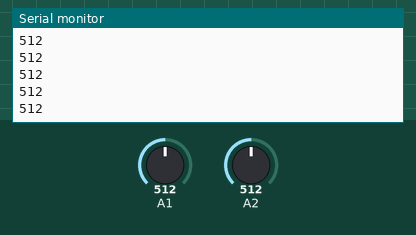
Simulated run of this sketch. Board: Arduino Uno, built with avr-gcc and run on an emulated ATmega328P. On the bench: the last lines printed to the serial monitor. The inputs (shaded band) are chosen by the test bench; at power-on: A1 = 512, A2 = 512.

Above: at 1.3 s.
1.4 s: A1 set to 716
At 1.81 s:
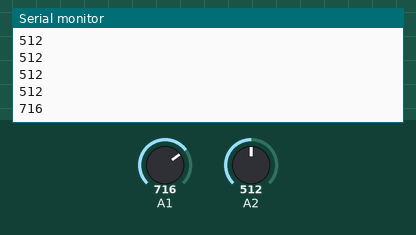
2.9 s: A2 set to 306
At 3.31 s:
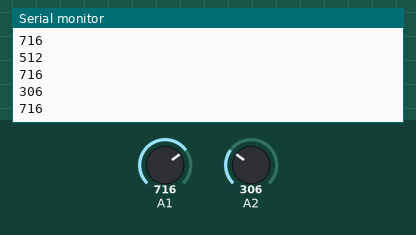
4.4 s: A1 set to 900
At 4.81 s:
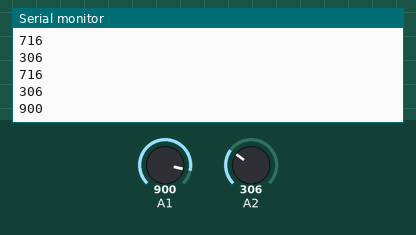
5.9 s: A2 set to 122
At 6.32 s:
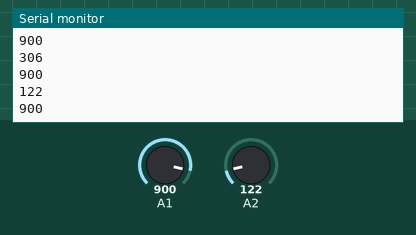
Timing chart, 0 to 8.4 s (numbered marks = the images above; inputs shaded):
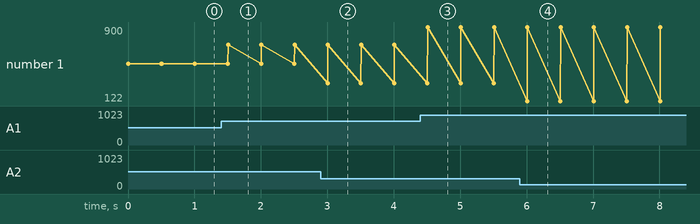

Measured:
- after the input at 1.4 s, the serial monitor: prints a new line after 0.11 s (image 1)
- after the input at 2.9 s, the serial monitor: prints a new line after 0.10 s (image 2)
- after the input at 4.4 s, the serial monitor: prints a new line after 0.11 s (image 3)
- after the input at 5.9 s, the serial monitor: prints a new line after 0.11 s (image 4)
- plotted number 1: 512 → 716 after the input at 1.4 s, 716 → 900 after the input at 4.4 s

The sketch:

Distance_Test.ino
```cpp
int analogValueFront = 0;    // variable to hold the analog value
int analogValueBack = 0;

void setup() {
  // open the serial port at 9600 bps:
  Serial.begin(9600);
}

void loop() {
  // read the analog input on pin 0:
  analogValueFront = analogRead(A2);
  analogValueBack = analogRead(A1);
  // print it out in many formats:
  Serial.println(analogValueFront);
  Serial.println(analogValueBack);
  Serial.println("");
  // print as an ASCII-encoded decimal
  // delay 10 milliseconds before the next reading:
  delay(500);
}
```
